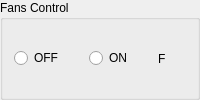
              <widget class="QGroupBox" name="groupBox1_4">
               <property name="maximumSize">
                <size>
                 <width>400</width>
                 <height>300</height>
                </size>
               </property>
               <property name="title">
                <string>Fans Control</string>
               </property>
               <layout class="QHBoxLayout" name="horizontalLayout_11">
                <item>
                 <widget class="QRadioButton" name="radioButton2_11">
                  <property name="text">
                   <string>OFF</string>
                  </property>
                 </widget>
                </item>
                <item>
                 <spacer name="verticalSpacer_17">
                  <property name="orientation">
                   <enum>Qt::Vertical</enum>
                  </property>
                  <property name="sizeHint" stdset="0">
                   <size>
                    <width>20</width>
                    <height>40</height>
                   </size>
                  </property>
                 </spacer>
                </item>
                <item>
                 <widget class="QRadioButton" name="radioButton2_12">
                  <property name="text">
                   <string>ON</string>
                  </property>
                 </widget>
                </item>
                <item>
                 <spacer name="verticalSpacer_18">
                  <property name="orientation">
                   <enum>Qt::Vertical</enum>
                  </property>
                  <property name="sizeHint" stdset="0">
                   <size>
                    <width>20</width>
                    <height>40</height>
                   </size>
                  </property>
                 </spacer>
                </item>
                <item>
                 <widget class="QLabel" name="label2_10">
                  <property name="font">
                   <font>
                    <weight>50</weight>
                    <bold>false</bold>
                    <kerning>false</kerning>
                   </font>
                  </property>
                  <property name="text">
                   <string>F</string>
                  </property>
                 </widget>
                </item>
               </layout>
              </widget>
